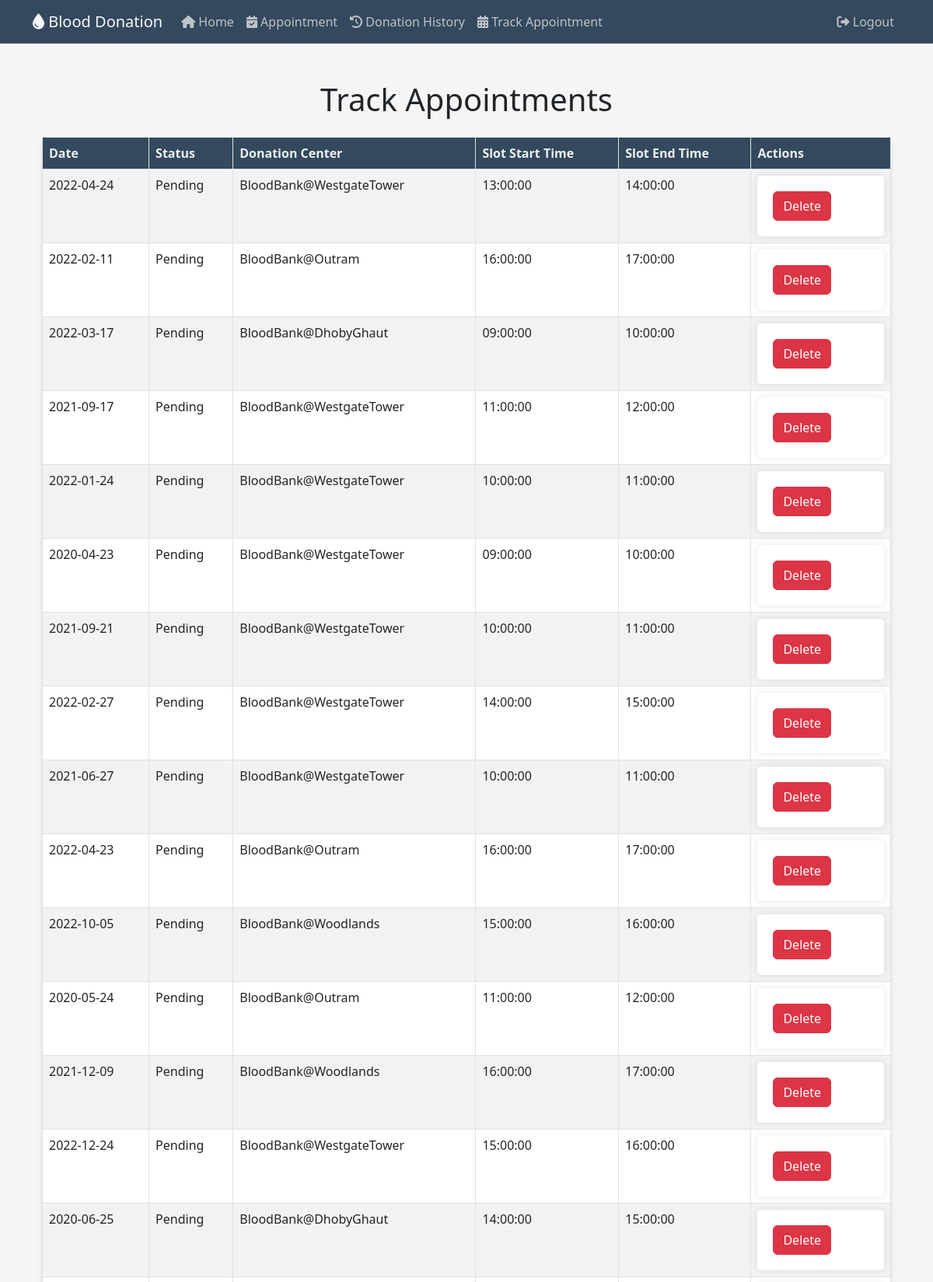
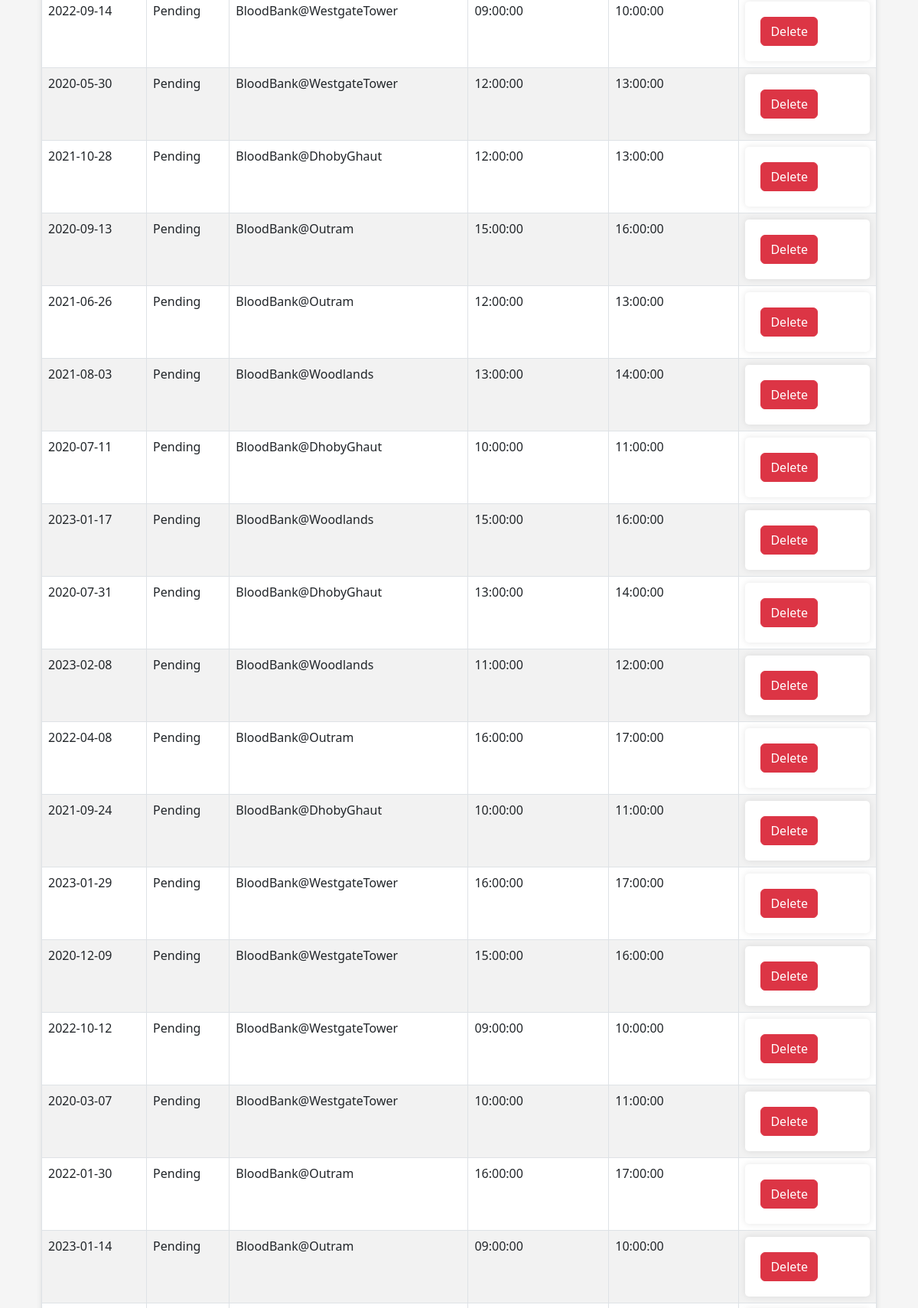
/trackappointment (signed in, upper part), run on the app's committed database (2 pictures, top to bottom).
### website/models.py (models this page shows)
class Appointment(db.Model):
    AppointmentID = db.Column(db.Integer, primary_key=True, autoincrement=True)
    Date = db.Column(db.Date, nullable=False)
    Status = db.Column(db.String(20), nullable=False)
    DonorID = db.Column(db.Integer, db.ForeignKey('donors.DonorID'))
    DonationCenterID = db.Column(db.Integer, db.ForeignKey('donation_center.DonationCenterID'))
    SlotID = db.Column(db.Integer, db.ForeignKey('slots.SlotID'))

class DonationCenter(db.Model):
    DonationCenterID = db.Column(db.Integer, primary_key=True, autoincrement=True)
    Name = db.Column(db.String(50), nullable=False)
    Address = db.Column(db.String(100), nullable=False)
    appointments = db.relationship('Appointment', backref='donation_center')
    slots = db.relationship('Slots', backref='donation_center')

### website/views.py (the view)
@views.route('/trackappointment')
def trackappointment():
    logged_in_user_email = session['email']
    user = Users.get_by_email(logged_in_user_email)
    donor_id = user.donor.DonorID
    stmt = (db.session.query(Appointment.AppointmentID,Appointment.Date, Appointment.Status, DonationCenter.Name, Slots.StartTime, Slots.EndTime)
        .join(DonationCenter, DonationCenter.DonationCenterID == Appointment.DonationCenterID)
        .join(Slots, Slots.SlotID == Appointment.SlotID)
        .join(Donors, Donors.DonorID == Appointment.DonorID)
        .filter(Donors.DonorID == donor_id)
        .filter(Appointment.Status == "Pending")
        .order_by(Appointment.AppointmentID.desc()))
    result = stmt.all()
    return render_template('trackappointment.html', appointments=result)

### website/models.py (called while the page is built)
    def get_by_email(email):
        return Users.query.filter_by(Email=email).first()

### website/templates/trackappointment.html (shortened to what this page needs)
{% extends "base.html" %}
{% block text %}
<div class="container my-5">
    <h1 class="mb-4">Track Appointments</h1>
    <table class="table table-striped table-bordered table-custom">
        <thead>
            <tr>
				<th>Date</th>
				<th>Status</th>
				<th>Donation Center</th>
                <th>Slot Start Time</th>
                <th>Slot End Time</th>
                <th>Actions</th>
			</tr>
		</thead>
		<tbody>
			{% for appointment in appointments %}
			<tr>
				<td>{{ appointment.Date }}</td>
				<td>{{ appointment.Status }}</td>
				<td>{{ appointment.Name }}</td>
                <td>{{ appointment.StartTime }}</td>
                <td>{{ appointment.EndTime }}</td>
                <td>
                    <form action="/appointments/{{ appointment.AppointmentID }}/delete" method="POST" onsubmit="return confirm('Are you sure you want to delete this appointment?')">
                        <button type="submit" class="btn btn-danger">Delete</button>
                    </form>
                </td>
            </tr>
			{% endfor %}
		</tbody>
	</table>
</div>
{% endblock %}

### website/static/styles.css (style rules this page uses)
body { font-family: 'Poppins', sans-serif; background-color: #f5f5f5 !important; }
h1 { font-size: 36px; margin: 20px 0; text-align: center; color: #4a4a4a; }
form { padding: 20px; background-color: #ffffff; border-radius: 5px; box-shadow: 0 0 10px rgba(0, 0, 0, 0.1); }

### website/templates/trackappointment.html (style rules this page uses)
.table-custom { background-color: #fff; border-radius: 10px; box-shadow: 0 4px 6px rgba(0, 0, 0, 0.1); }
.table-custom thead th { background-color: #34495e; color: #ecf0f1; }

### data on the page
Appointment: Date "2022-04-24", Status "Pending", Name "BloodBank@WestgateTower", StartTime "13:00:00", EndTime "14:00:00"
Appointment: Date "2022-02-11", Status "Pending", Name "BloodBank@Outram", StartTime "16:00:00", EndTime "17:00:00"
Appointment: Date "2022-03-17", Status "Pending", Name "BloodBank@DhobyGhaut", StartTime "09:00:00", EndTime "10:00:00"
Appointment: Date "2021-09-17", Status "Pending", Name "BloodBank@WestgateTower", StartTime "11:00:00", EndTime "12:00:00"
Appointment: Date "2022-01-24", Status "Pending", Name "BloodBank@WestgateTower", StartTime "10:00:00", EndTime "11:00:00"
Appointment: Date "2020-04-23", Status "Pending", Name "BloodBank@WestgateTower", StartTime "09:00:00", EndTime "10:00:00"
Appointment: Date "2021-09-21", Status "Pending", Name "BloodBank@WestgateTower", StartTime "10:00:00", EndTime "11:00:00"
Appointment: Date "2022-02-27", Status "Pending", Name "BloodBank@WestgateTower", StartTime "14:00:00", EndTime "15:00:00"
Appointment: Date "2021-06-27", Status "Pending", Name "BloodBank@WestgateTower", StartTime "10:00:00", EndTime "11:00:00"
Appointment: Date "2022-04-23", Status "Pending", Name "BloodBank@Outram", StartTime "16:00:00", EndTime "17:00:00"
Appointment: Date "2022-10-05", Status "Pending", Name "BloodBank@Woodlands", StartTime "15:00:00", EndTime "16:00:00"
Appointment: Date "2020-05-24", Status "Pending", Name "BloodBank@Outram", StartTime "11:00:00", EndTime "12:00:00"
Appointment: Date "2021-12-09", Status "Pending", Name "BloodBank@Woodlands", StartTime "16:00:00", EndTime "17:00:00"
Appointment: Date "2022-12-24", Status "Pending", Name "BloodBank@WestgateTower", StartTime "15:00:00", EndTime "16:00:00"
Appointment: Date "2020-06-25", Status "Pending", Name "BloodBank@DhobyGhaut", StartTime "14:00:00", EndTime "15:00:00"
Appointment: Date "2022-09-14", Status "Pending", Name "BloodBank@WestgateTower", StartTime "09:00:00", EndTime "10:00:00"
Appointment: Date "2020-05-30", Status "Pending", Name "BloodBank@WestgateTower", StartTime "12:00:00", EndTime "13:00:00"
Appointment: Date "2021-10-28", Status "Pending", Name "BloodBank@DhobyGhaut", StartTime "12:00:00", EndTime "13:00:00"
Appointment: Date "2020-09-13", Status "Pending", Name "BloodBank@Outram", StartTime "15:00:00", EndTime "16:00:00"
Appointment: Date "2021-06-26", Status "Pending", Name "BloodBank@Outram", StartTime "12:00:00", EndTime "13:00:00"
Appointment: Date "2021-08-03", Status "Pending", Name "BloodBank@Woodlands", StartTime "13:00:00", EndTime "14:00:00"
Appointment: Date "2020-07-11", Status "Pending", Name "BloodBank@DhobyGhaut", StartTime "10:00:00", EndTime "11:00:00"
Appointment: Date "2023-01-17", Status "Pending", Name "BloodBank@Woodlands", StartTime "15:00:00", EndTime "16:00:00"
Appointment: Date "2020-07-31", Status "Pending", Name "BloodBank@DhobyGhaut", StartTime "13:00:00", EndTime "14:00:00"
Appointment: Date "2023-02-08", Status "Pending", Name "BloodBank@Woodlands", StartTime "11:00:00", EndTime "12:00:00"
Appointment: Date "2022-04-08", Status "Pending", Name "BloodBank@Outram", StartTime "16:00:00", EndTime "17:00:00"
Appointment: Date "2021-09-24", Status "Pending", Name "BloodBank@DhobyGhaut", StartTime "10:00:00", EndTime "11:00:00"
Appointment: Date "2023-01-29", Status "Pending", Name "BloodBank@WestgateTower", StartTime "16:00:00", EndTime "17:00:00"
Appointment: Date "2020-12-09", Status "Pending", Name "BloodBank@WestgateTower", StartTime "15:00:00", EndTime "16:00:00"
Appointment: Date "2022-10-12", Status "Pending", Name "BloodBank@WestgateTower", StartTime "09:00:00", EndTime "10:00:00"
Appointment: Date "2020-03-07", Status "Pending", Name "BloodBank@WestgateTower", StartTime "10:00:00", EndTime "11:00:00"
Appointment: Date "2022-01-30", Status "Pending", Name "BloodBank@Outram", StartTime "16:00:00", EndTime "17:00:00"
Appointment: Date "2023-01-14", Status "Pending", Name "BloodBank@Outram", StartTime "09:00:00", EndTime "10:00:00"
